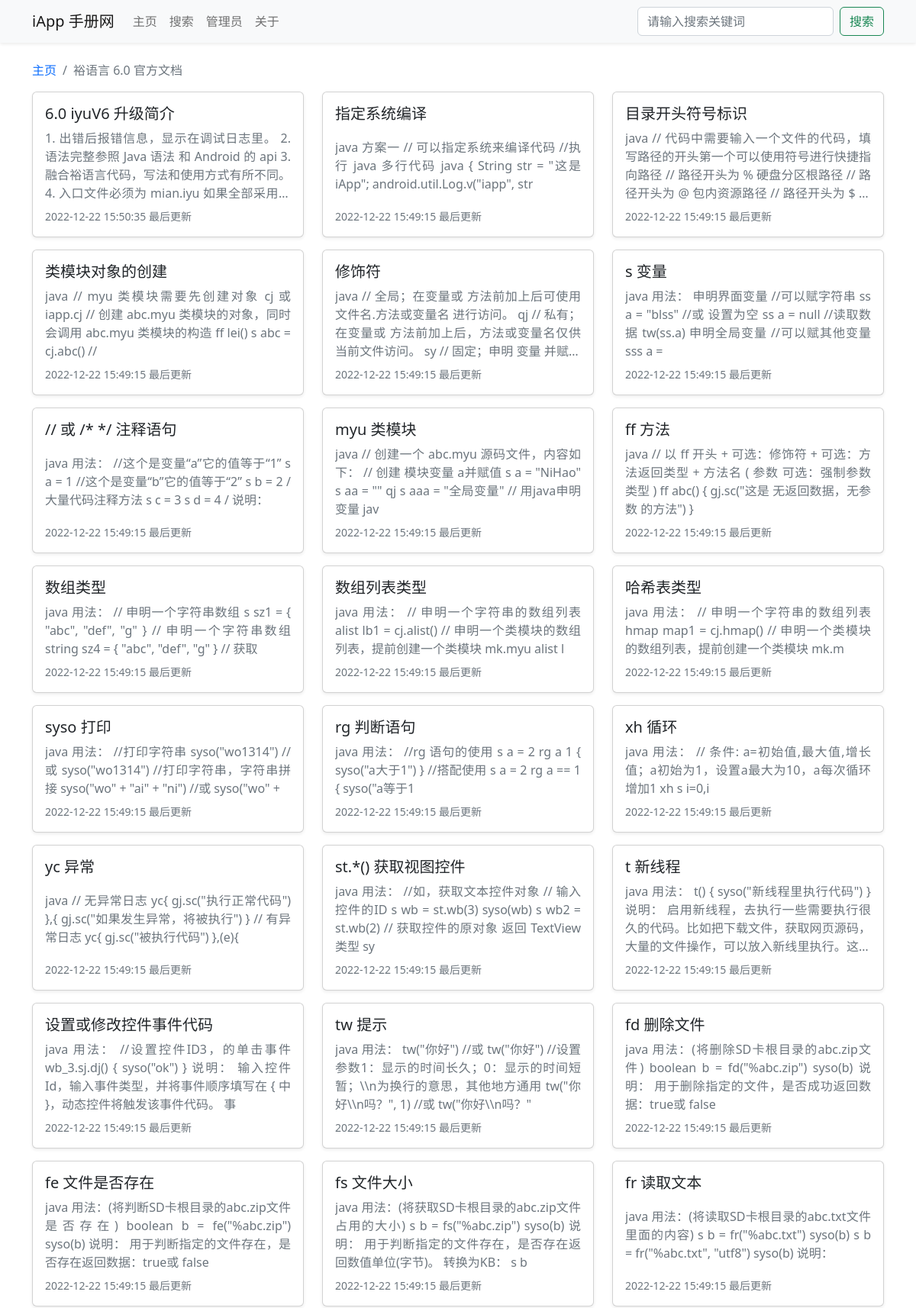
The app's page /book_55.html (upper part) with its own data.
### tables this page shows
CREATE TABLE `iapp_doc_book` (
  `id` int NOT NULL AUTO_INCREMENT COMMENT '手册ID',
  `create_time` datetime NOT NULL DEFAULT CURRENT_TIMESTAMP COMMENT '上传时间',
  `intro` varchar(500) NOT NULL COMMENT '手册介绍',
  `title` varchar(255) NOT NULL COMMENT '手册标题',
  `update_time` datetime NOT NULL DEFAULT CURRENT_TIMESTAMP COMMENT '最后更新时间',
  PRIMARY KEY (`id`) USING BTREE
);

CREATE TABLE `iapp_doc_article` (
  `id` int NOT NULL AUTO_INCREMENT COMMENT '文章ID',
  `title` varchar(255) NOT NULL COMMENT '文章标题',
  `content` text NOT NULL COMMENT '文章内容',
  `update_time` datetime NOT NULL DEFAULT CURRENT_TIMESTAMP COMMENT '更新时间',
  `book_id` int DEFAULT NULL COMMENT '所属手册ID',
  PRIMARY KEY (`id`) USING BTREE,
  KEY `book_id` (`book_id`) USING BTREE,
  CONSTRAINT `iapp_doc_article_ibfk_1` FOREIGN KEY (`book_id`) REFERENCES `iapp_doc_book` (`id`) ON DELETE RESTRICT ON UPDATE RESTRICT
);

### include/public_fun.php (called while the page is built, shortened)
<?php
class Public_fun
{
    public int $book_id;
    public function get_book_info()
    {
        $table = Config::$table['book'];
        $sql = "SELECT * FROM `$table` WHERE `id` = {$this->book_id};";
        $result = mysqli_query(Init::$conn, $sql);
        $data = mysqli_fetch_assoc($result);
        $this->book_title = $data['title'];
    }
    public function get_book_id()
    {
        $book_id = $_GET['book_id'] ?? '';
        $this->book_id = $book_id;
    }
    public function if_has_login()
    {
        $password = $_COOKIE['password'] ?? '';
    }
}

### book.php (the view, shortened to what this page needs)
<?php
require('./include/init.php');
require('./include/public_fun.php');
class Book extends Public_fun
{
    public function __construct()
    {
        $this->get_book_info();
        $this->get_article_list();
    }
    public function get_article_list()
    {
        $table = Config::$table['article'];
        $sql = "SELECT * FROM `$table` WHERE `book_id` = {$this->book_id} ORDER BY UNIX_TIMESTAMP(`update_time`) DESC, `id`;";
        $result = mysqli_query(Init::$conn, $sql);
        $data = mysqli_fetch_all($result, MYSQLI_ASSOC);
        $this->article_list = $data;
    }
}
$book = new Book();
?>
<!DOCTYPE html>
<html lang="zh-CN">
<head>
    <?php require('./include/head.php') ?>
</head>
<body>
    <?php require('./include/nav.php') ?>
    <div class="container">
        <nav>
            <ol class="breadcrumb">
                <li class="breadcrumb-item"><a href="./" class="text-decoration-none">主页</a></li>
                <li class="breadcrumb-item active"><?php echo strip_tags($book->book_title) ?></li>
            </ol>
        </nav>
        <div class="row">
            <?php
            function parse_content($text)
            {
                $text = strip_tags(mb_substr($text, 0, 120));
                $text = preg_replace('/[#[\]!<>*`-]/', '', $text);
                return $text;
            }
            foreach ($book->article_list as $article_info) {
                $url = Config::$url_static ? ('article_' . $article_info['id'] . '.html') : ('article.php?article_id=' . $article_info['id']);
                echo '
            <div class="col-xxl-3 col-xl-4 col-lg-4 col-md-6 mb-3">
                <a title="' . strip_tags($article_info['title']) . '" class="justify-content-between card card-body shadow-sm h-100 text-decoration-none" href="' . $url . '" role="button">
                    <div class="h5 text-truncate">' . $article_info['title'] . '</div>
                    <div class="mb-2 limit-line-4 text-muted text-justify">' . parse_content($article_info['content']) . '</div>
                    <div class="text-muted small">' . $article_info['update_time'] . ' 最后更新</div>
                </a>
            </div>';
            }
            ?>
        </div>
    </div>
</body>
</html>

### include/head.php (style rules this page uses)
.limit-line-4 { overflow: hidden; display: -webkit-box; -webkit-line-clamp: 4; -webkit-box-orient: vertical; }
.text-justify { text-align: justify; }

### records on screen
iapp_doc_book: title "裕语言 6.0 官方文档"
iapp_doc_article: title "6.0 iyuV6 升级简介", content "1. 出错后报错信息，显示在调试日志里。 2. 语法完整参照 Java 语法 和 Android 的 api 3. 融合裕语言代码，写法和使用方式有所不同。 4. 入口文件必须为…", update_time "2022-12-22 15:50:35"
iapp_doc_article: title "指定系统编译", content "java 方案一 // 可以指定系统来编译代码 //执行 java 多行代码 java { String str = \"这是 iApp\"; android.util.Log.v(\"iapp\", str", update_time "2022-12-22 15:49:15"
iapp_doc_article: title "目录开头符号标识", content "java // 代码中需要输入一个文件的代码，填写路径的开头第一个可以使用符号进行快捷指向路径 // 路径开头为 % 硬盘分区根路径 // 路径开头为 @ 包内资源路径 // 路径开头为…", update_time "2022-12-22 15:49:15"
iapp_doc_article: title "类模块对象的创建", content "java // myu 类模块需要先创建对象 cj 或 iapp.cj // 创建 abc.myu 类模块的对象，同时会调用 abc.myu 类模块的构造 ff lei() s abc = cj.abc() //", update_time "2022-12-22 15:49:15"
iapp_doc_article: title "修饰符", content "java // 全局；在变量或 方法前加上后可使用 文件名.方法或变量名 进行访问。 qj // 私有；在变量或 方法前加上后，方法或变量名仅供当前文件访问。 sy // 固定；申明…", update_time "2022-12-22 15:49:15"
iapp_doc_article: title "s 变量", content "java 用法： 申明界面变量 //可以赋字符串 ss a = \"blss\" //或 设置为空 ss a = null //读取数据 tw(ss.a) 申明全局变量 //可以赋其他变量 sss a =", update_time "2022-12-22 15:49:15"
iapp_doc_article: title "// 或 /* */ 注释语句", content "java 用法： //这个是变量“a”它的值等于“1” s a = 1 //这个是变量“b”它的值等于“2” s b = 2 / 大量代码注释方法 s c = 3 s d = 4 / 说明：", update_time "2022-12-22 15:49:15"
iapp_doc_article: title "myu 类模块", content "java // 创建一个 abc.myu 源码文件，内容如下： // 创建 模块变量 a并赋值 s a = \"NiHao\" s aa = \"\" qj s aaa = \"全局变量\" // 用java申明变量 jav", update_time "2022-12-22 15:49:15"
iapp_doc_article: title "ff 方法", content "java // 以 ff 开头 + 可选：修饰符 + 可选：方法返回类型 + 方法名 ( 参数 可选：强制参数类型 ) ff abc() { gj.sc(\"这是 无返回数据，无参数 的方法\") }", update_time "2022-12-22 15:49:15"
iapp_doc_article: title "数组类型", content "java 用法： // 申明一个字符串数组 s sz1 = { \"abc\", \"def\", \"g\" } // 申明一个字符串数组 string sz4 = { \"abc\", \"def\", \"g\" } // 获取", update_time "2022-12-22 15:49:15"
iapp_doc_article: title "数组列表类型", content "java 用法： // 申明一个字符串的数组列表 alist lb1 = cj.alist() // 申明一个类模块的数组列表，提前创建一个类模块 mk.myu alist l", update_time "2022-12-22 15:49:15"
iapp_doc_article: title "哈希表类型", content "java 用法： // 申明一个字符串的数组列表 hmap map1 = cj.hmap() // 申明一个类模块的数组列表，提前创建一个类模块 mk.m", update_time "2022-12-22 15:49:15"
iapp_doc_article: title "syso 打印", content "java 用法： //打印字符串 syso(\"wo1314\") //或 syso(\"wo1314\") //打印字符串，字符串拼接 syso(\"wo\" + \"ai\" + \"ni\") //或 syso(\"wo\" +", update_time "2022-12-22 15:49:15"
iapp_doc_article: title "rg 判断语句", content "java 用法： //rg 语句的使用 s a = 2 rg a 1 { syso(\"a大于1\") } //搭配使用 s a = 2 rg a == 1 { syso(\"a等于1", update_time "2022-12-22 15:49:15"
iapp_doc_article: title "xh 循环", content "java 用法： // 条件: a=初始值,最大值,增长值；a初始为1，设置a最大为10，a每次循环增加1 xh s i=0,i", update_time "2022-12-22 15:49:15"
iapp_doc_article: title "yc 异常", content "java // 无异常日志 yc{ gj.sc(\"执行正常代码\") },{ gj.sc(\"如果发生异常，将被执行\") } // 有异常日志 yc{ gj.sc(\"被执行代码\") },(e){", update_time "2022-12-22 15:49:15"
iapp_doc_article: title "st.*() 获取视图控件", content "java 用法： //如，获取文本控件对象 // 输入控件的ID s wb = st.wb(3) syso(wb) s wb2 = st.wb(2) // 获取控件的原对象 返回 TextView类型 sy", update_time "2022-12-22 15:49:15"
iapp_doc_article: title "t 新线程", content "java 用法： t() { syso(\"新线程里执行代码\") }…", update_time "2022-12-22 15:49:15"
iapp_doc_article: title "设置或修改控件事件代码", content "java 用法： //设置控件ID3，的单击事件 wb_3.sj.dj() { syso(\"ok\") } 说明： 输入控件Id，输入事件类型，并将事件顺序填写在 { 中 }，动态控件将触发该事件代码。 事", update_time "2022-12-22 15:49:15"
iapp_doc_article: title "tw 提示", content "java 用法： tw(\"你好\") //或 tw(\"你好\") //设置参数1：显示的时间长久；0：显示的时间短暂；\\\\n为换行的意思，其他地方通用 tw(\"你好\\\\n吗？\", 1) //或 tw(\"你好\\\\n吗？\"", update_time "2022-12-22 15:49:15"
iapp_doc_article: title "fd 删除文件", content "java 用法：(将删除SD卡根目录的abc.zip文件) boolean b = fd(\"%abc.zip\") syso(b) 说明： 用于删除指定的文件，是否成功返回数据：true或 false", update_time "2022-12-22 15:49:15"
iapp_doc_article: title "fe 文件是否存在", content "java 用法：(将判断SD卡根目录的abc.zip文件是否存在) boolean b = fe(\"%abc.zip\") syso(b) 说明： 用于判断指定的文件存在，是否存在返回数据：true或 false", update_time "2022-12-22 15:49:15"
iapp_doc_article: title "fs 文件大小", content "java 用法：(将获取SD卡根目录的abc.zip文件占用的大小) s b = fs(\"%abc.zip\") syso(b) 说明： 用于判断指定的文件存在，是否存在返回数值单位(字节)。 转换为KB： s b", update_time "2022-12-22 15:49:15"
iapp_doc_article: title "fr 读取文本", content "java 用法：(将读取SD卡根目录的abc.txt文件里面的内容) s b = fr(\"%abc.txt\") syso(b) s b = fr(\"%abc.txt\", \"utf8\") syso(b) 说明：", update_time "2022-12-22 15:49:15"

### other values on screen
Config::$site_title "iApp 手册网"
